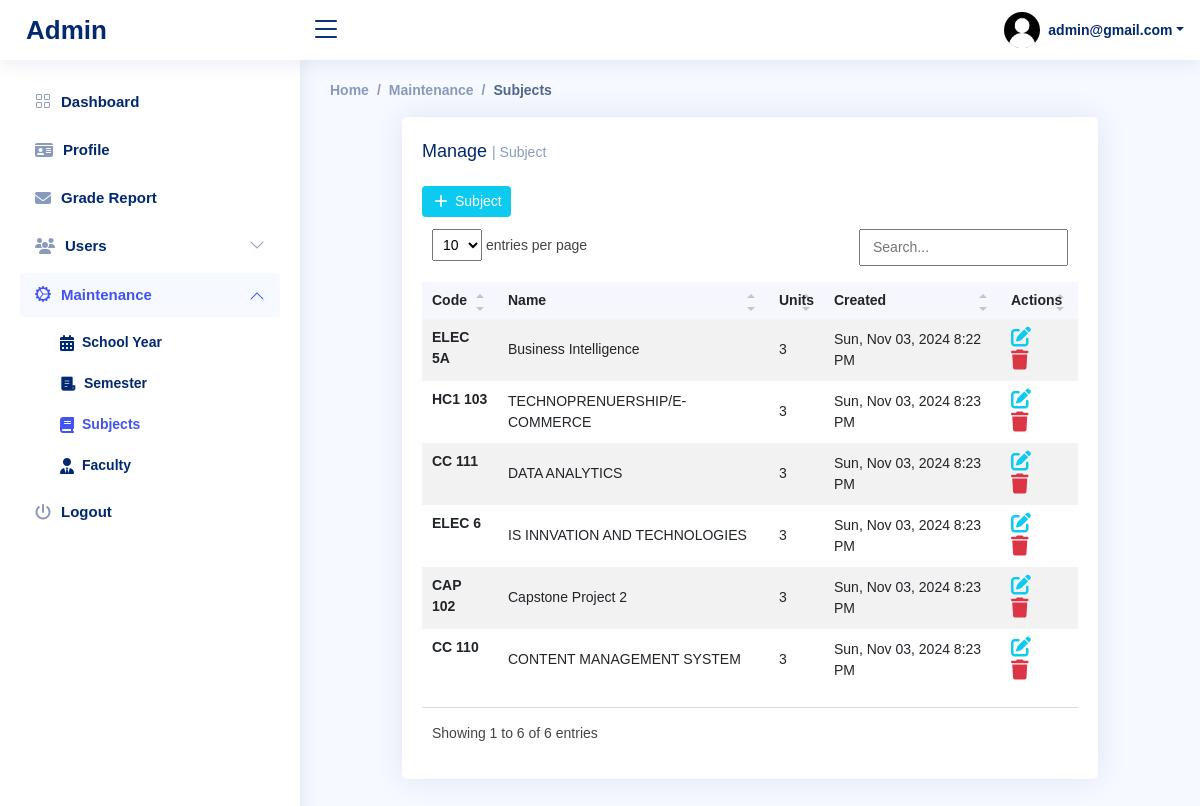
Screenshot of /admin/subject/admin-subject.php (signed in) with the database file from the repository.
### tables this page shows
CREATE TABLE `tbl_users` (
  `id` int(11) NOT NULL,
  `id_no` varchar(25) NOT NULL,
  `fname` varchar(50) NOT NULL,
  `mname` varchar(50) NOT NULL,
  `lname` varchar(50) NOT NULL,
  `contact` varchar(15) NOT NULL,
  `email` varchar(50) NOT NULL,
  `password` varchar(255) DEFAULT NULL,
  `role` enum('student','professor','admin') NOT NULL DEFAULT 'student',
  `image` varchar(100) NOT NULL DEFAULT 'noprofil.jpg',
  `date_created` datetime NOT NULL DEFAULT current_timestamp(),
  `date_updated` timestamp NOT NULL DEFAULT current_timestamp() ON UPDATE current_timestamp()
);

CREATE TABLE `tbl_subjects` (
  `id` int(11) NOT NULL,
  `subject_code` varchar(25) NOT NULL,
  `subject_name` varchar(50) NOT NULL,
  `units` int(11) NOT NULL,
  `date_created` datetime NOT NULL DEFAULT current_timestamp(),
  `date_updated` timestamp NOT NULL DEFAULT current_timestamp() ON UPDATE current_timestamp()
);

### admin/subject/admin-subject.php (the view, shortened to what this page needs)
<?php
    include '../../include/config.php';
?>
<!DOCTYPE html>
<html lang="en">
<head>
   <link href="../../assets/css/font.css" rel="stylesheet">
   <link href="../../assets/css/bootstrap.min.css" rel="stylesheet">
   <link href="../../assets/css/bootstrap-icons.css" rel="stylesheet">
   <link href="../../assets/css/boxicons.min.css" rel="stylesheet">
   <link href="../../assets/css/remixicon.css" rel="stylesheet">
   <link href="../../assets/css/simple-datatables.css" rel="stylesheet">
   <link href="../../assets/font-awesome/all.min.css" rel="stylesheet">
   <link href="../../assets/css/style.css" rel="stylesheet">
</head>
<body>
   <header id="header" class="header fixed-top d-flex align-items-center">
      <div class="d-flex align-items-center justify-content-between">
         <a href="../dashboard/admin.php" class="logo d-flex align-items-center">
            <span class="d-none d-lg-block">Admin</span>
         </a>
         <i class="bi bi-list toggle-sidebar-btn"></i>
      </div>
      <nav class="header-nav ms-auto">
         <ul class="d-flex align-items-center">
            <li class="nav-item dropdown pe-3">
               <?php
                  $id = $_SESSION['user_id'];
                  $query = "SELECT * FROM tbl_users WHERE id ='$id'";
                  $result = mysqli_query($conn,$query);
                  if($result){
                     if(mysqli_num_rows($result) > 0){
                        while($row = mysqli_fetch_assoc($result)){
               ?>
               <a class="nav-link nav-profile d-flex align-items-center pe-0" href="#" data-bs-toggle="dropdown">
                  <img src="../../assets/image-profile/<?php echo $row['image']; ?>" alt="Profile" class="rounded-circle">
                  <span class="d-none d-md-block dropdown-toggle ps-2"><?php echo $row['email']?></span>
               </a>
            </li>
               <?php
                     }
                  }
               }
              ?>
         </ul>
      </nav>
   </header>
   <aside id="sidebar" class="sidebar">
      <ul class="sidebar-nav" id="sidebar-nav">
         <li class="nav-item">
            <a class="nav-link collapsed" href="../dashboard/admin.php">
               <i class="bi bi-grid"></i>
               <span>Dashboard</span>
            </a>
         </li>
         <li class="nav-item">
            <a class="nav-link collapsed" href="../profile/admin-profile.php">
               <i class="fa fa-id-card"></i>
               <span>Profile</span>
            </a>
         </li>
         <li class="nav-item">
            <a class="nav-link collapsed" href="../gradeReport/admin-grade.php">
               <i class="fa fa-envelope"></i>
               <span>Grade Report</span>
            </a>
         </li>
         <li class="nav-item">
            <a class="nav-link collapsed" data-bs-target="#users-nav" data-bs-toggle="collapse" href="#">
               <i class="fa fa-users"></i>
               <span>Users</span>
               <i class="bi bi-chevron-down ms-auto"></i>
            </a>
         </li>
         <li class="nav-item">
            <a class="nav-link " data-bs-target="#maintenance-nav" data-bs-toggle="collapse" href="#">
               <i class="bi-gear-wide-connected"></i>
               <span>Maintenance</span>
               <i class="bi bi-chevron-down ms-auto"></i>
            </a>
            <ul id="maintenance-nav" class="nav-content collapse show" data-bs-parent="#sidebar-nav">
               <li>
                  <a href="../sy/admin-sy.php">
                     <span>School Year</span>
                  </a>
               </li>
               <li>
                  <a href="../classes/admin-class.php">
                     <span>Semester</span>
                  </a>
               </li>
               <li>
                  <a href="admin-subject.php" class="active">
                     <span>Subjects</span>
                  </a>
               </li>
               <li>
                  <a href="../advisory/admin-advisory.php">
                     <span>Faculty</span>
                  </a>
               </li>
            </ul>
         </li>
         <li class="nav-item">
            <a class="nav-link collapsed" href="../../include/logout.php">
               <i class="fa fa-power-off"></i>
               <span>Logout</span>
            </a>
         </li>
      </ul>
   </aside>
     <main id="main" class="main">
        <div class="pagetitle">
           <nav>
              <ol class="breadcrumb">
                 <li class="breadcrumb-item"><a href="../dashboard/admin.php">Home</a></li>
                 <li class="breadcrumb-item">Maintenance</li>
                 <li class="breadcrumb-item active">Subjects</li>
              </ol>
           </nav>
        </div>
      <section class="section dashboard">
         <div class="row">
            <div class="col-lg-10 m-auto">
                  <div class="row">
                     <div class="col-12">
                        <div class="card school-year overflow-auto">
                           <div class="card-body mt-1">
                              <h5 class="card-title">Manage <span>| Subject</span></h5>
                              <button class="btn btn-info btn-sm my-1 text-white  d-flex align-items-center" data-bs-target="#add_subj_modal" data-bs-toggle="modal">
                                 <i class="bx bx-plus fs-5 me-1"></i>Subject</button>
                              <table class="table table-borderless table-striped mt-2 datatable">
                                 <thead>
                                    <tr>
                                       <th scope="col">Code</th>
                                       <th scope="col">Name</th>
                                       <th scope="col">Units</th>
                                       <th scope="col">Created</th>
                                       <th scope="col">Actions</th>
                                    </tr>
                                 </thead>
                                 <tbody>
                                    <?php
                                        $query = "SELECT * FROM tbl_subjects";
                                        $result = mysqli_query($conn,$query);
                                          if($result){
                                            if(mysqli_num_rows($result) > 0){
                                                while($row = mysqli_fetch_assoc($result)){
                                                   $timestamp = $row['date_created'];
                                    ?>
                                    <tr>
                                        <th scope="row"><?php echo $row['subject_code']?></th>
                                        <td><?php echo $row['subject_name']?></td>
                                        <td><?php echo $row['units']?></td>
                                        <td><?php echo date('D, M d, Y g:i A', strtotime($timestamp));?></td>
                                        <td>
                                            <a href="#" class="text-info me-3" data-bs-target="#subj_up_modal<?php echo $row['id']?>" data-bs-toggle="modal"><i class="fa-solid fa-pen-to-square fs-5" title="Edit Subject"></i></a>
                                            <a href="#" class="text-danger" data-bs-target="#subj_del_modal<?php echo $row['id']?>" data-bs-toggle="modal"><i class="fa-solid fa-trash fs-5" title="Delete Subject"></i></a>
                                        </td>
                                    </tr>
                                    <?php
                                            }
                                        }
                                    }
                                    ?>
                                 </tbody>
                              </table>
                           </div>
                        </div>
                     </div>
                  </div>
            </div>
         </div>
      </section>
   </main>
</body>
</html>

### css/simple-datatables.css (style rules this page uses)
.dataTable-table { max-width: 100%; width: 100%; border-spacing: 0; border-collapse: separate; }
.dataTable-table > tbody > tr > td, .dataTable-table > tbody > tr > th, .dataTable-table > tfoot > tr > td, .dataTable-table > tfoot > tr > th, .dataTable-table > thead > tr > td, .dataTable-table > thead > tr > th { vertical-align: top; padding: 8px 10px; }
.dataTable-table > thead > tr > th { vertical-align: bottom; text-align: left; border-bottom: 1px solid #d9d9d9; }
.dataTable-table th { vertical-align: bottom; text-align: left; }

### css/style.css (style rules this page uses)
:root { scroll-behavior: smooth; }
body { font-family: "Poppins", sans-serif; background: #f6f9ff; color: #444444; }
a { color: #4154f1; text-decoration: none; }
h1, h2, h3, h4, h5, h6 { font-family: "Poppins", sans-serif; }
#main { margin-top: 60px; padding: 20px 30px; transition: all 0.3s; }
.pagetitle { margin-bottom: 10px; }
.card { margin-bottom: 30px; border: none; border-radius: 5px; box-shadow: 0px 0 30px rgba(1, 41, 112, 0.1); }
.card-title { padding: 20px 0 15px 0; font-size: 18px; font-weight: 500; color: #012970; font-family: "Poppins", sans-serif; }
.card-title span { color: #899bbd; font-size: 14px; font-weight: 400; }
.card-body { padding: 0 20px 20px 20px; }
.breadcrumb { font-size: 14px; font-family: "Poppins", sans-serif; color: #899bbd; font-weight: 600; }
.breadcrumb a { color: #899bbd; transition: 0.3s; }
.breadcrumb .breadcrumb-item::before { color: #899bbd; }
.breadcrumb .active { color: #51678f; font-weight: 600; }
.logo { line-height: 1; }
@media (min-width: 1200px) { .logo { width: 280px; } }
.logo span { font-size: 26px; font-weight: 700; color: #012970; font-family: "Poppins", sans-serif; }
.header { transition: all 0.5s; z-index: 997; height: 60px; box-shadow: 0px 2px 20px rgba(1, 41, 112, 0.1); background-color: #fff; padding-left: 20px; }
.header .toggle-sidebar-btn { font-size: 32px; padding-left: 10px; cursor: pointer; color: #012970; }
.header-nav ul { list-style: none; }
.header-nav > ul { margin: 0; padding: 0; }
.header-nav .nav-profile { color: #012970; }
.header-nav .nav-profile img { max-height: 36px; }
.header-nav .nav-profile span { font-size: 14px; font-weight: 600; }
.sidebar { position: fixed; top: 60px; left: 0; bottom: 0; width: 300px; z-index: 996; transition: all 0.3s; padding: 20px; overflow-y: auto; scrollbar-width: thin; scrollbar-color: #aab7cf transparent; box-shadow: 0px 0px 20px rgba(1, 41, 112, 0.1); background-color: #fff; }
@media (min-width: 1200px) { #main, #footer { margin-left: 300px; } }
.sidebar-nav { padding: 0; margin: 0; list-style: none; }
.sidebar-nav li { padding: 0; margin: 0; list-style: none; }
.sidebar-nav .nav-item { margin-bottom: 5px; }
.sidebar-nav .nav-link { display: flex; align-items: center; font-size: 15px; font-weight: 600; color: #4154f1; transition: 0.3; background: #f6f9ff; padding: 10px 15px; border-radius: 4px; }
.sidebar-nav .nav-link i { font-size: 16px; margin-right: 10px; color: #4154f1; }
.sidebar-nav .nav-link.collapsed { color: #012970; background: #fff; }
.sidebar-nav .nav-link.collapsed i { color: #899bbd; }
.sidebar-nav .nav-link .bi-chevron-down { margin-right: 0; transition: transform 0.2s ease-in-out; }
.sidebar-nav .nav-link:not(.collapsed) .bi-chevron-down { transform: rotate(180deg); }
.sidebar-nav .nav-content { padding: 5px 0 0 0; margin: 0; list-style: none; }
.sidebar-nav .nav-content a { display: flex; align-items: center; font-size: 14px; font-weight: 600; color: #012970; transition: 0.3; padding: 10px 0 10px 40px; transition: 0.3s; }
.sidebar-nav .nav-content a:hover, .sidebar-nav .nav-content a.active { color: #4154f1; }
.dashboard .school-year { font-size: 14px; }
.dashboard .school-year .table thead { background: #f6f6fe; }
.dashboard .school-year .table thead th { border: 0; }
.dashboard .school-year .table tbody td { vertical-align: middle; }

### rows the page displays
tbl_users: image (picture), email "admin@gmail.com"
tbl_subjects: subject_code "ELEC 5A", subject_name "Business Intelligence", units "3", date_created "Sun, Nov 03, 2024 8:22 PM"
tbl_subjects: subject_code "HC1 103", subject_name "TECHNOPRENUERSHIP/E-COMMERCE", units "3", date_created "Sun, Nov 03, 2024 8:23 PM"
tbl_subjects: subject_code "CC 111", subject_name "DATA ANALYTICS", units "3", date_created "Sun, Nov 03, 2024 8:23 PM"
tbl_subjects: subject_code "ELEC 6", subject_name "IS INNVATION AND TECHNOLOGIES", units "3", date_created "Sun, Nov 03, 2024 8:23 PM"
tbl_subjects: subject_code "CAP 102", subject_name "Capstone Project 2", units "3", date_created "Sun, Nov 03, 2024 8:23 PM"
tbl_subjects: subject_code "CC 110", subject_name "CONTENT MANAGEMENT SYSTEM", units "3", date_created "Sun, Nov 03, 2024 8:23 PM"
